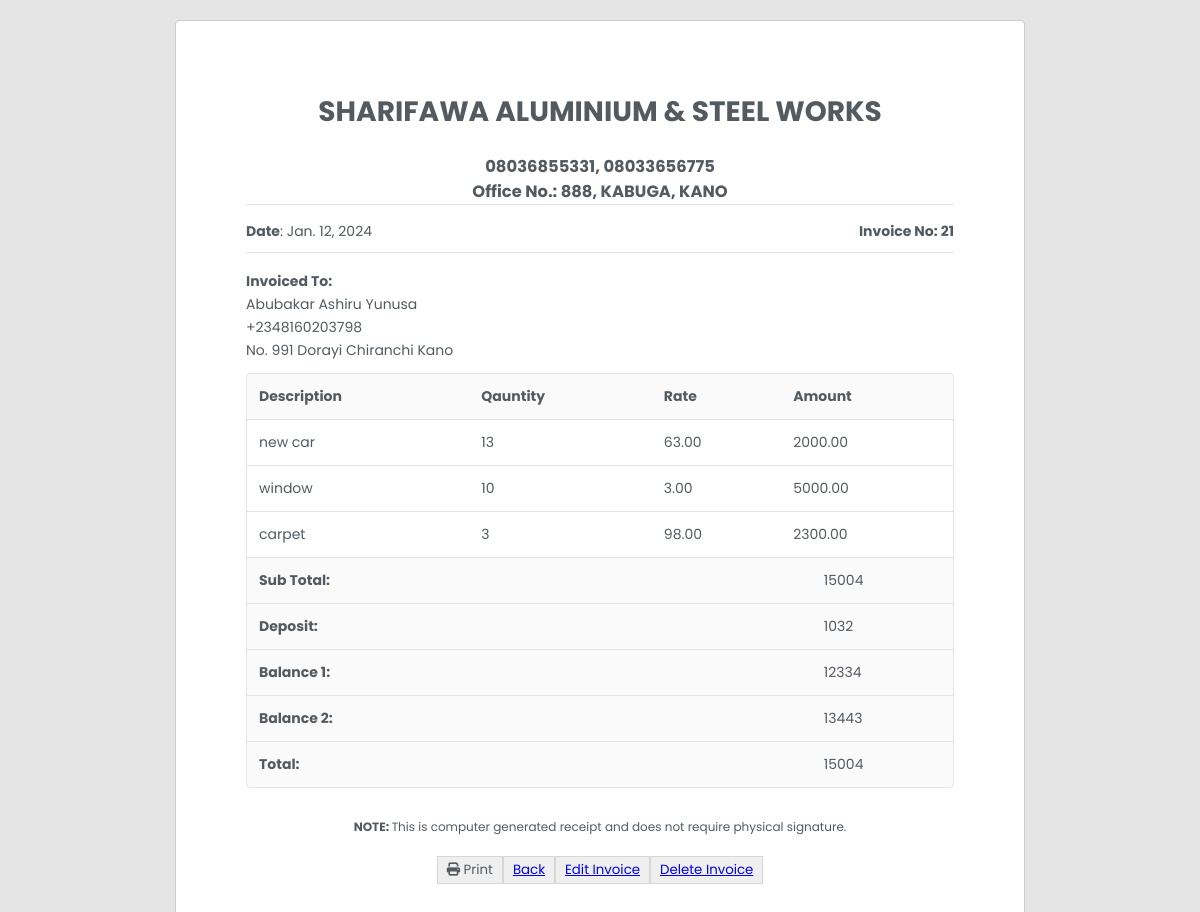
/product/21/, run on the app's committed database.
### products/models.py (models this page shows, shortened)
class Product(models.Model):
    customer = models.ForeignKey(Customer, on_delete=models.CASCADE, default=1)
    title = models.TextField(max_length=200, null=True, default = None)
    date_created = models.DateField(null=True, blank=True)
    total = models.PositiveIntegerField(default=1)
    sub_total = models.PositiveIntegerField(default=1)
    deposit = models.PositiveIntegerField(default=1)
    balance1 = models.PositiveIntegerField(default=1)
    balance2 = models.PositiveIntegerField(default=1)

class Customer(models.Model):
    full_name = models.CharField(max_length=50, null=True)
    phone_number = models.CharField(max_length=15, null=True)
    address = models.TextField(max_length=255, null=True)

class Variant(models.Model):
    product = models.ForeignKey(Product, on_delete=models.CASCADE)
    quantity = models.PositiveIntegerField(default=1)
    description = models.TextField(max_length=200)
    rate = models.DecimalField(max_length=12, decimal_places=2, max_digits = 12, null=True)
    amount = models.DecimalField(max_digits=12, decimal_places=2)

### products/views.py (the view)
# urls.py: path('product/<int:pk>/', product_detail, name='product_detail'),
def product_detail(request, pk):
    product = get_object_or_404(Product, pk=pk)
    images = product.image_set.all()  # Access related images
    variants = product.variant_set.all()  # Access related variants
    return render(request, 'products/product_detail.html', {
        'product': product,
        'images': images,
        'variants': variants,
    })

### templates/products/product_detail.html
{% extends "invoice_base.html" %}
{% block content %}
        <div class = "invoice-wrapper" id = "print-area">
            <div class = "invoice">
                <div class = "invoice-container">
                    <div class = "invoice-head">
                        <div class = "invoice-head-top-left">
                            <center>
                             <h1>SHARIFAWA ALUMINIUM & STEEL WORKS</h1><br>
                             <h3>08036855331, 08033656775</h3>
                             <h3>Office No.: 888, KABUGA, KANO</h3>
                            </center>
                         </div>
                        <div class = "hr"></div>
                        <div class = "invoice-head-middle">
                            <div class = "invoice-head-middle-left text-start">
                                <p><span class = "text-bold">Date</span>: {{ product.date_created }}</p>
                            </div>
                            <div class = "invoice-head-middle-right text-end">
                                <p><spanf class = "text-bold">Invoice No:</span> {{ product.id }}</p>
                            </div>
                        </div>
                        <div class = "hr"></div>
                        <div class = "invoice-head-bottom">
                            <div class = "invoice-head-bottom-left">
                                <ul>
                                    <li class = 'text-bold'>Invoiced To:</li>
                                    <li>{{ product.customer.full_name }}</li>
                                    <li>{{ product.customer.phone_number }}</li>
                                    <li>{{ product.customer.address }}</li>
                                </ul>
                            </div>
                        </div>
                    </div>
                    <div class = "overflow-view">
                        <div class = "invoice-body">
                            <table>
                                <thead>
                                    <tr>
                                        <td class = "text-bold">Description</td>
                                        <td class = "text-bold">Qauntity</td>
                                        <td class = "text-bold">Rate</td>
                                        <td class = "text-bold">Amount</td>
                                    </tr>
                                </thead>
                                <tbody>
                                    {% for variant in product.variant_set.all %}
                                    <tr>
                                        <td>{{ variant.description }}</td>
                                        <td>{{ variant.quantity }}</td>
                                        <td>{{ variant.rate }}</td>
                                        <td>{{ variant.amount }}</td>
                                    </tr>
                                    {% endfor %}
                                </tbody>
                            </table>
                            <div class = "invoice-body-bottom">
                                <div class = "invoice-body-info-item border-bottom">
                                    <div class = "info-item-td text-start text-bold">Sub Total:</div>
                                    <div class = "info-item-td text-start">{{ product.sub_total }}</div>
                                </div>
                                <div class = "invoice-body-info-item border-bottom">
                                    <div class = "info-item-td text-start text-bold">Deposit:</div>
                                    <div class = "info-item-td text-start">{{ product.deposit }}</div>
                                </div>
                                <div class = "invoice-body-info-item border-bottom">
                                    <div class = "info-item-td text-start text-bold">Balance 1:</div>
                                    <div class = "info-item-td text-start">{{ product.balance1 }}</div>
                                </div>
                                <div class = "invoice-body-info-item border-bottom">
                                    <div class = "info-item-td text-start text-bold">Balance 2:</div>
                                    <div class = "info-item-td text-start">{{ product.balance2 }}</div>
                                </div>
                                <div class = "invoice-body-info-item">
                                    <div class = "info-item-td text-start text-bold">Total:</div>
                                    <div class = "info-item-td text-start">{{ product.total }}</div>
                                </div>
                            </div>
                        </div>
                    </div>
                    <div class = "invoice-foot text-center">
                        <p><span class = "text-bold text-center">NOTE:&nbsp;</span>This is computer generated receipt and does not require physical signature.</p>
                        <div class = "invoice-btns">
                            <button type = "button" class = "invoice-btn" onclick="printInvoice()">
                                <span>
                                    <i class="fa-solid fa-print"></i>
                                </span>
                                <span>Print</span>
                            </button>
                            <button type = "button" class = "invoice-btn">
                                <span><a href="{% url 'products:customer_product_list' customer_id=product.customer.id %}">Back</a></span>
                            </button>
                            <button type = "button" class = "invoice-btn">
                                <span><a href="{% url 'products:edit_customer_products' product.id %}">Edit Invoice</a></span>
                            </button>
                            <button type = "button" class = "invoice-btn">
                                <span><a href="{% url 'products:delete_product' pk=product.id %}">Delete Invoice</a></span>
                            </button>
                        </div>
                    </div>
                </div>
            </div>
        </div>
{% endblock %}

### templates/invoice_base.html (shortened to what this page needs)
<!DOCTYPE html>
{% load static %}
<html>
    <head>
        <link rel="stylesheet" href="https://cdnjs.cloudflare.com/ajax/libs/font-awesome/6.2.1/css/all.min.css" />
        <link rel="stylesheet" href="{% static 'css/invoice.css' %}">
    </head>
    <body>
       {% block content %}
       {% endblock %}
    </body>
</html>

### products/static/css/invoice.css (style rules this page uses)
*, *::after, *::before { padding: 0; margin: 0; box-sizing: border-box; }
:root { --blue-color: #0c2f54; --dark-color: #535b61; --white-color: #fff; }
ul { list-style-type: none; }
ul li { margin: 2px 0; }
.text-end { text-align: right; }
.text-center { text-align: center; }
.text-start { text-align: left; }
.text-bold { font-weight: 700; }
.hr { height: 1px; background-color: rgba(0, 0, 0, 0.1); }
.border-bottom { border-bottom: 1px solid rgba(0, 0, 0, 0.1); }
body { font-family: 'Poppins', sans-serif; color: var(--dark-color); font-size: 14px; }
.invoice-wrapper { min-height: 100vh; background-color: rgba(0, 0, 0, 0.1); padding-top: 20px; padding-bottom: 20px; }
.invoice { max-width: 850px; margin-right: auto; margin-left: auto; background-color: var(--white-color); padding: 70px; border: 1px solid rgba(0, 0, 0, 0.2); border-radius: 5px; min-height: 920px; }
.invoice-head-middle, .invoice-head-bottom { padding: 16px 0; }
.invoice-body { border: 1px solid rgba(0, 0, 0, 0.1); border-radius: 4px; overflow: hidden; }
.invoice-body table { border-collapse: collapse; border-radius: 4px; width: 100%; }
.invoice-body table td, .invoice-body table th { padding: 12px; }
.invoice-body table tr { border-bottom: 1px solid rgba(0, 0, 0, 0.1); }
.invoice-body table thead { background-color: rgba(0, 0, 0, 0.02); }
.invoice-body-info-item { display: grid; grid-template-columns: 80% 20%; }
.invoice-body-info-item .info-item-td { padding: 12px; background-color: rgba(0, 0, 0, 0.02); }
.invoice-foot { padding: 30px 0; }
.invoice-foot p { font-size: 12px; }
.invoice-btns { margin-top: 20px; display: flex; justify-content: center; }
.invoice-btn { padding: 3px 9px; color: var(--dark-color); font-family: inherit; border: 1px solid rgba(0, 0, 0, 0.1); cursor: pointer; }
.invoice-head-top, .invoice-head-middle, .invoice-head-bottom { display: grid; grid-template-columns: repeat(2, 1fr); padding-bottom: 10px; }
.overflow-view { overflow-x: scroll; }
.invoice-body { min-width: 600px; }

### data on the page
Product: date_created "Jan. 12, 2024", id "21", customer.full_name "Abubakar Ashiru Yunusa", customer.phone_number "+2348160203798", customer.address "No. 991 Dorayi Chiranchi Kano", sub_total "15004", deposit "1032", balance1 "12334", balance2 "13443", total "15004"
Variant: description "new car", quantity "13", rate "63.00", amount "2000.00"
Variant: description "window", quantity "10", rate "3.00", amount "5000.00"
Variant: description "carpet", quantity "3", rate "98.00", amount "2300.00"
